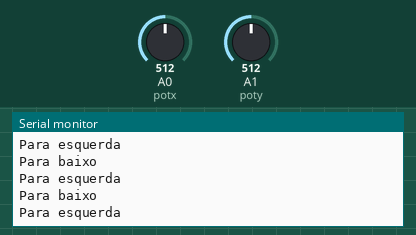
Simulated run of this sketch. Board: Arduino Uno, built with avr-gcc and run on an emulated ATmega328P. Shown: the last lines printed to the serial monitor. Inputs (shaded band) come from the test bench; at power-on: A0 (potx) = 512, A1 (poty) = 512.

Above: at 1.2 s.
1.3 s: A0 (potx) set to 306
At 1.38 s:
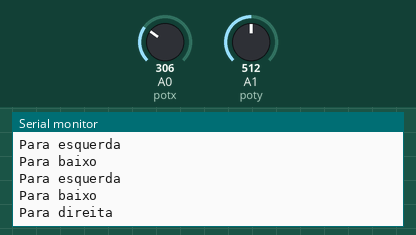
2.9 s: A1 (poty) set to 306
At 2.99 s:
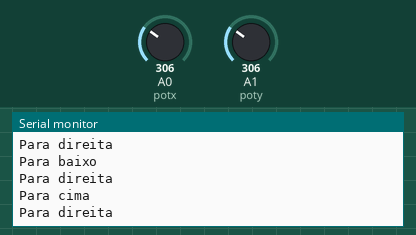
4.5 s: A0 (potx) set to 511
At 4.6 s:
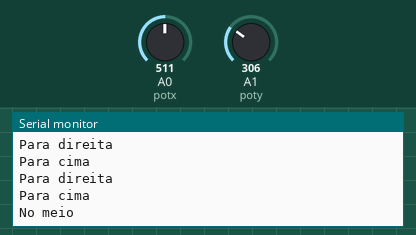

The sketch:

smashing_bigery1__1_.ino
```cpp
int potx = A0; // Pino x
int poty = A1; // Pino y
int valor_x;
int valor_y;

void setup() {
  Serial.begin(9600);
}

void loop() {
  valor_x = analogRead(potx);
  valor_y = analogRead(poty);

  // Definindo a direção para o eixo Y
  if (valor_y < 511) {
    Serial.println("Para cima");
  } else if (valor_y > 511) {
    Serial.println("Para baixo");
  } else {
    Serial.println("No meio");
  }

  // Definindo a direção para o eixo X
  if (valor_x < 511) {
    Serial.println("Para direita");
  } else if (valor_x > 511) {
    Serial.println("Para esquerda");
  } else {
    Serial.println("No meio");
  }

  delay(100);
}
```

Measured:
- after the input at 1.3 s, the serial monitor: prints a new line at once (image 1)
- after the input at 2.9 s, the serial monitor: prints a new line at once (image 2)
- after the input at 4.5 s, the serial monitor: prints a new line at once (image 3)
